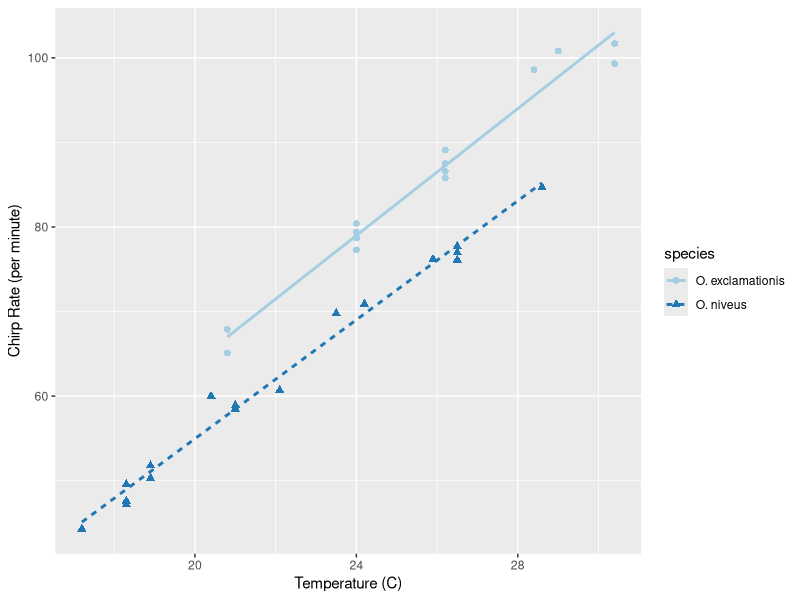

Reproduce this figure in R.
## ---- chunk 1
library(rsample)
library(dplyr)
library(tidyr)
library(purrr)
library(ggplot2)
library(modeldata) # For using crickes data
## ---- chunk 2
# Creating a sample object, not sure how this works yet?
boot_samp <- rsample::bootstraps(mtcars, times = 3)
boot_samp
## ---- chunk 3
# Some mapping functions
map(head(mtcars$mpg, 3), sqrt)

# Or for perhaps a better output when you now output is floats
map_dbl(head(mtcars$mpg, 3), sqrt)
## ---- chunk 4
data(crickets, package = "modeldata")

# Plot the temperature on the x-axis, the chirp rate on the y-axis. The plot
# elements will be colored differently for each species:
ggplot(crickets, 
       aes(x = temp, y = rate, color = species, pch = species, lty = species)) + 
  # Plot points for each data point and color by species
  geom_point(size = 2) + 
  # Show a simple linear model fit created separately for each species:
  geom_smooth(method = lm, se = FALSE, alpha = 0.5) + 
  scale_color_brewer(palette = "Paired") +
  labs(x = "Temperature (C)", y = "Chirp Rate (per minute)")
## ---- chunk 5
interaction_fit <-  lm(rate ~ (temp + species)^2, data = crickets) 

# To print a short summary of the model:
interaction_fit

# We see the combined variable has low impact, so lets see what the p-value is with ANOVA.
# First we create a fit without the combined variable:
main_effect_fit <-  lm(rate ~ temp + species, data = crickets) 

# Then we compare the two:
anova(main_effect_fit, interaction_fit)

# As the p-value is above 0.05, we cannot support the nul-hypothesis that they are equal. It is better to use the model without the combined variable.

# We can use the summary() method to inspect the coefficients, standard errors, and p-values of each model term:
summary(main_effect_fit)

# The species term has a value of -10.07. This indicates that, across all temperature values, O. niveus has a chirp rate that is about 10 fewer chirps per minute than O. exclamationis
## ---- chunk 6
new_values <- data.frame(species = "O. exclamationis", temp = 15:20)
predict(main_effect_fit, new_values)
## ---- chunk 7
split_by_species <- 
  crickets %>% 
  group_nest(species) 
split_by_species
## ---- chunk 8
model_by_species <- 
  split_by_species %>% 
  mutate(model = map(data, ~ lm(rate ~ temp, data = .x)))
model_by_species
## ---- chunk 9
# Notice that the function `tidy()` exists both in the rsample and broom package.
# You might have an issue running the code if you do not specify which package to be used.
# To avoid some of these problems, the function tidymodels::tidymodels_prefer() exists.
model_by_species %>% 
  mutate(coef = map(model, broom::tidy)) %>% 
  select(species, coef) %>% 
  unnest(cols = c(coef))
